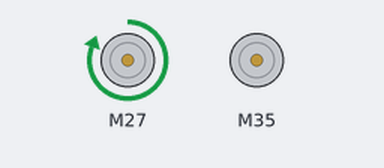
Bench run of a sketch on a simulated ESP32. Parts: 2 × DC motor (green arrow = forward, orange = backward, longer = faster).

Above: at 0.5 s.
At 3.5 s:
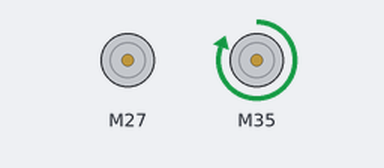
At 7.5 s:
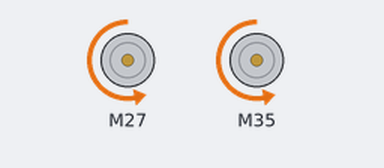
At 14.5 s:
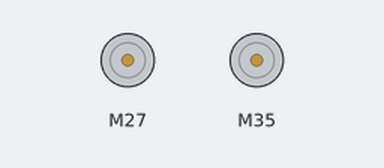
Timing chart, 0 to 15.6 s (numbered marks = the images above):
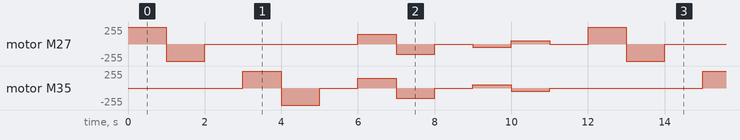

The sketch:

Code_Motors_2.ino
```cpp
#include <Arduino.h>
#include <TB6612_ESP32.h>
// Pins for all inputs, keep in mind the PWM defines must be on PWM pins
// the default pins listed are the ones used on the Redbot (ROB-12097) with
// the exception of STBY which the Redbot controls with a physical switch/*
//RIGTH MOTOR
#define RIN1 27
#define RIN2 14
#define PWMR 26
#define STBY 13
//LEFT MOTOR
#define LIN1 35
#define LIN2 25
#define PWML 32

// these constants are used to allow you to make your motor configuration
// line up with function names like forward.  Value can be 1 or -1
const int offsetA = 1;
const int offsetB = 1;

Motor motor1 = Motor(RIN1, RIN2, PWMR, offsetA, STBY,5000 ,8,1 );
Motor motor2 = Motor(LIN1, LIN2, PWML, offsetB, STBY,5000 ,8,2 );

// Initializing motors.  The library will allow you to initialize as many
// motors as you have memory for.  If you are using functions like forward
// that take 2 motors as arguements you can either write new functions or
// call the function more than once.


void setup()
{

}

void loop()
{


     //Use of the drive function which takes as arguements the speed
     //and optional duration.  A negative speed will cause it to go
     //backwards.  Speed can be from -255 to 255.  Also use of the
     //brake function which takes no arguements.
     motor1.drive(255,1000);
     motor1.drive(-255,1000);
     motor1.brake();
     delay(1000);

     //Use of the drive function which takes as arguements the speed
     //and optional duration.  A negative speed will cause it to go
     //backwards.  Speed can be from -255 to 255.  Also use of the
     //brake function which takes no arguements.
     motor2.drive(255,1000);
     motor2.drive(-255,1000);
     motor2.brake();
     delay(1000);

     //Use of the forward function, which takes as arguements two motors
     //and optionally a speed.  If a negative number is used for speed
     //it will go backwards
     forward(motor1, motor2, 150);
     delay(1000);

     //Use of the back function, which takes as arguments two motors
     //and optionally a speed.  Either a positive number or a negative
     //number for speed will cause it to go backwards
     back(motor1, motor2, -150);
     delay(1000);

     //Use of the brake function which takes as arguments two motors.
     //Note that functions do not stop motors on their own.
     brake(motor1, motor2);
     delay(1000);

     //Use of the left and right functions which take as arguements two
     //motors and a speed.  This function turns both motors to move in
     //the appropriate direction.  For turning a single motor use drive.
     left(motor1, motor2, 100);
     delay(1000);
     right(motor1, motor2, 100);
     delay(1000);

     //Use of brake again.
     brake(motor1, motor2);
     delay(1000);

}
```

Measured:
- by itself, motor M27: repeats every 12.0 s: backward 255/255 1.0 s, stopped 4.0 s, forward 150/255 1.0 s, backward 150/255 1.0 s, stopped 1.0 s, backward 50/255 1.0 s, forward 50/255 1.0 s, stopped 1.0 s, forward 255/255 1.0 s
- by itself, motor M35: repeats every 12.0 s: backward 255/255 1.0 s, stopped 1.0 s, forward 150/255 1.0 s, backward 150/255 1.0 s, stopped 1.0 s, forward 50/255 1.0 s, backward 50/255 1.0 s, stopped 4.0 s, forward 255/255 1.0 s
